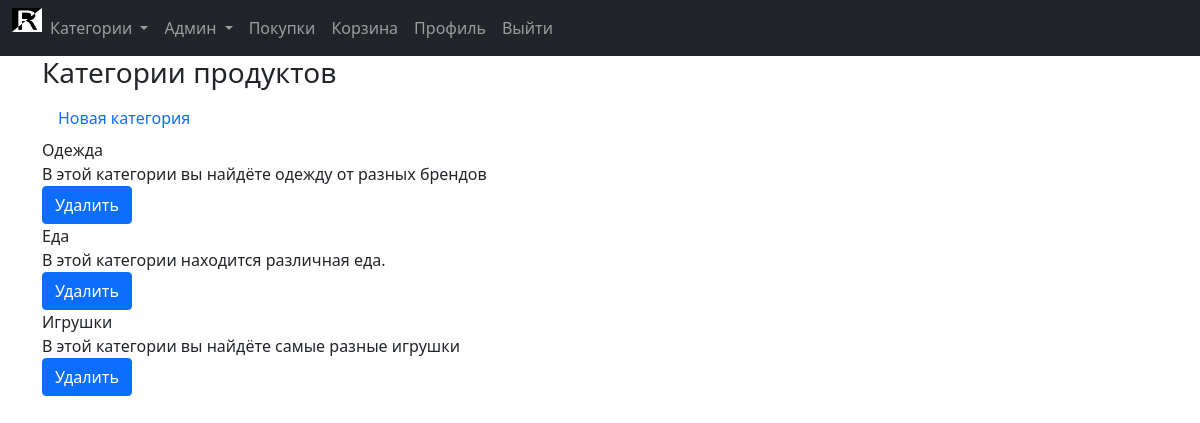
The page /productcategories (signed in) on the database its author committed.
### model/productcategory.py (models this page shows)
class ProductCategory(SqlAlchemyBase, SerializerMixin):
    __tablename__ = 'product_categories'
    id = Column(INTEGER, primary_key=True, autoincrement=True)
    name = Column(TEXT, nullable=False)
    description = Column(TEXT, nullable=False)

### handler/productcategory.py (the view)
@blueprint.route('/productcategories', methods=['GET'])
@login_required
@admin_required
def get():
    return render_template('productcategories.html')

### admin.py (called while the page is built)
def admin_required(func):
    @wraps(func)
    def decorated_view(*args, **kwargs):
        if not current_user.is_admin:
            return current_app.login_manager.unauthorized()
        if callable(getattr(current_app, "ensure_sync", None)):
            return current_app.ensure_sync(func)(*args, **kwargs)
        return func(*args, **kwargs)
    return decorated_view

### core.py (called while the page is built)
@login_manager.user_loader
def load_user(user_id):
    return db_session.create_session().query(User).get(user_id)

@app.context_processor
def context_processor():
    with db_session.create_session() as session:
        return dict(global_product_categories=session.query(ProductCategory), global_add_to_cart=PostCartForm())

### db_session.py (called while the page is built)
def create_session() -> Session:
    global __factory
    return __factory()

### templates/productcategories.html (shortened to what this page needs)
{% extends "base.html" %}
{% block content %}
<div class="column is-4 is-offset-4">
    <div class="box">
            <h3 class="title">Категории продуктов</h3>
            <a class="nav-link" href="{{ url_for('productcategory.add') }}">Новая категория</a>
    {% for pc in global_product_categories %}
            <div class="field">
                {{ Название }} {{ pc.name }}
            </div>
            <div class="field">
                {{ Описание }} {{ pc.description }}
            </div>
            <form method="POST" action="{{ url_for('productcategory.delete', id=pc.id) }}">
                <button type="submit" class="btn btn-primary">Удалить</button>
            </form>
       {% endfor %}
    </div>
</div>
{% endblock %}

### templates/base.html (shortened to what this page needs)
<!doctype html>
<html lang="en">
<head>
    <link href="https://cdn.jsdelivr.net/npm/bootstrap@5.1.3/dist/css/bootstrap.min.css" rel="stylesheet"
>
</head>
<body>
<nav class="navbar navbar-expand-lg navbar-dark bg-dark">
    <div class="container-fluid">
        <div class="collapse navbar-collapse" id="navbarNav">
            <ul class="navbar-nav  me-auto mb-2 mb-lg-0" >
                <img src="/static/logo.png" alt="Bootstrap" width="30" height="24">
                <li class="nav-item dropdown">
                    <a class="nav-link dropdown-toggle" href="#" role="button" data-bs-toggle="dropdown"
                       aria-expanded="false">
                        Категории
                    </a>
                </li>
                {% if current_user.is_admin%}
                <li class="nav-item dropdown">
                    <a class="nav-link dropdown-toggle" href="#" role="button" data-bs-toggle="dropdown"
                       aria-expanded="false">
                        Админ
                    </a>
                </li>
                {% endif %}
                {% if current_user.login | length > 0 %}
                <li class="nav-item d-flex">
                    <a class="nav-link" href="{{ url_for('order.get') }}">Покупки</a>
                </li>
                <li class="nav-item">
                    <a class="nav-link" href="{{ url_for('cart.get') }}">Корзина</a>
                </li>
                <li class="nav-item">
                    <a class="nav-link" href="{{ url_for('profile.profile') }}">Профиль</a>
                </li>
                <li class="nav-item">
                    <a class="nav-link" href="{{ url_for('auth.logout') }}">Выйти</a>
                </li>
                {% endif %}
            </ul>
        </div>
    </div>
</nav>
<main role="main" class="container">
    {% block content %}
    {% endblock %}
</main>
</body>
</html>

### rows shown on the page
ProductCategory: name "Одежда", description "В этой категории вы найдёте одежду от разных брендов"
ProductCategory: name "Еда", description "В этой категории находится различная еда."
ProductCategory: name "Игрушки", description "В этой категории вы найдёте самые разные игрушки"
